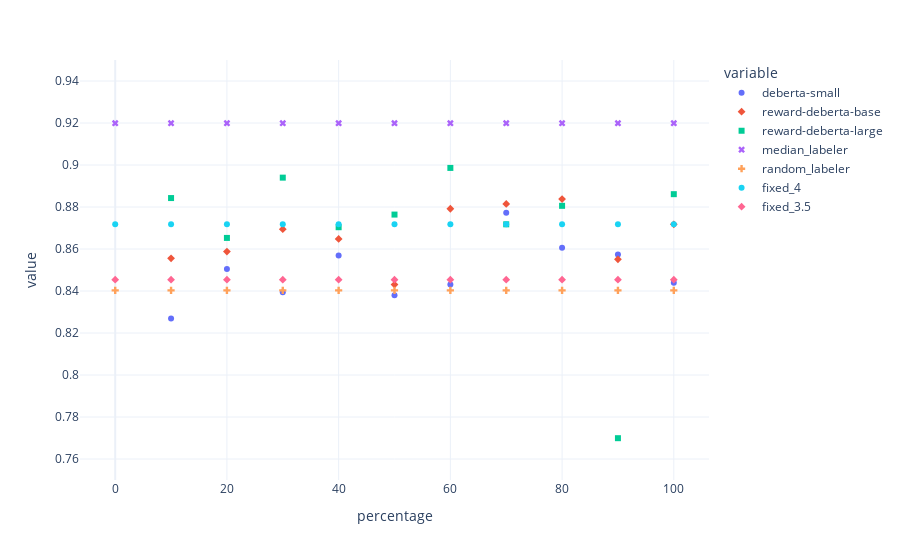

The code cell stored with this chart in its notebook:
### Code cell
anot_cols = dfs["RelevanceRating"]["train"].columns.to_list()
anot_cols = anot_cols.remove("percentage")
temp_melt_df = pd.melt(
    dfs["RelevanceRating"]["train"], id_vars=["percentage"], value_vars=anot_cols
)
print(temp_melt_df)
fig = px.scatter(
    temp_melt_df,
    x="percentage",
    y="value",
    color="variable",
    symbol="variable",
)
fig.update_layout(yaxis_range=[0.75, 0.95])
fig.show()

### Figure 1 — Plotly figure (JSON) as saved in the notebook; plotly's stock layout.template omitted (floating-point values rounded to 4 significant figures)
{"data": [{"hovertemplate": "variable=deberta-small<br>percentage=%{x}<br>value=%{y}<extra></extra>", "legendgroup": "deberta-small", "marker": {"color": "#636efa", "symbol": "circle"}, "mode": "markers", "name": "deberta-small", "orientation": "v", "showlegend": true, "type": "scatter", "x": [0, 10, 20, 30, 40, 50, 60, 70, 80, 90, 100], "xaxis": "x", "y": [0, 0.8269, 0.8505, 0.8394, 0.8569, 0.838, 0.8431, 0.8773, 0.8606, 0.8574, 0.844], "yaxis": "y"}, {"hovertemplate": "variable=reward-deberta-base<br>percentage=%{x}<br>value=%{y}<extra></extra>", "legendgroup": "reward-deberta-base", "marker": {"color": "#EF553B", "symbol": "diamond"}, "mode": "markers", "name": "reward-deberta-base", "orientation": "v", "showlegend": true, "type": "scatter", "x": [0, 10, 20, 30, 40, 50, 60, 70, 80, 90, 100], "xaxis": "x", "y": [0, 0.8556, 0.8588, 0.8694, 0.8648, 0.8431, 0.8792, 0.8815, 0.8838, 0.8551, 0.8718], "yaxis": "y"}, {"hovertemplate": "variable=reward-deberta-large<br>percentage=%{x}<br>value=%{y}<extra></extra>", "legendgroup": "reward-deberta-large", "marker": {"color": "#00cc96", "symbol": "square"}, "mode": "markers", "name": "reward-deberta-large", "orientation": "v", "showlegend": true, "type": "scatter", "x": [0, 10, 20, 30, 40, 50, 60, 70, 80, 90, 100], "xaxis": "x", "y": [0, 0.8843, 0.8653, 0.894, 0.8704, 0.8764, 0.8986, 0.8718, 0.8806, 0.7699, 0.8861], "yaxis": "y"}, {"hovertemplate": "variable=median_labeler<br>percentage=%{x}<br>value=%{y}<extra></extra>", "legendgroup": "median_labeler", "marker": {"color": "#ab63fa", "symbol": "x"}, "mode": "markers", "name": "median_labeler", "orientation": "v", "showlegend": true, "type": "scatter", "x": [0, 10, 20, 30, 40, 50, 60, 70, 80, 90, 100], "xaxis": "x", "y": [0.9199, 0.9199, 0.9199, 0.9199, 0.9199, 0.9199, 0.9199, 0.9199, 0.9199, 0.9199, 0.9199], "yaxis": "y"}, {"hovertemplate": "variable=random_labeler<br>percentage=%{x}<br>value=%{y}<extra></extra>", "legendgroup": "random_labeler", "marker": {"color": "#FFA15A", "symbol": "cross"}, "mode": "markers", "name": "random_labeler", "orientation": "v", "showlegend": true, "type": "scatter", "x": [0, 10, 20, 30, 40, 50, 60, 70, 80, 90, 100], "xaxis": "x", "y": [0.8403, 0.8403, 0.8403, 0.8403, 0.8403, 0.8403, 0.8403, 0.8403, 0.8403, 0.8403, 0.8403], "yaxis": "y"}, {"hovertemplate": "variable=fixed_4<br>percentage=%{x}<br>value=%{y}<extra></extra>", "legendgroup": "fixed_4", "marker": {"color": "#19d3f3", "symbol": "circle"}, "mode": "markers", "name": "fixed_4", "orientation": "v", "showlegend": true, "type": "scatter", "x": [0, 10, 20, 30, 40, 50, 60, 70, 80, 90, 100], "xaxis": "x", "y": [0.8718, 0.8718, 0.8718, 0.8718, 0.8718, 0.8718, 0.8718, 0.8718, 0.8718, 0.8718, 0.8718], "yaxis": "y"}, {"hovertemplate": "variable=fixed_3.5<br>percentage=%{x}<br>value=%{y}<extra></extra>", "legendgroup": "fixed_3.5", "marker": {"color": "#FF6692", "symbol": "diamond"}, "mode": "markers", "name": "fixed_3.5", "orientation": "v", "showlegend": true, "type": "scatter", "x": [0, 10, 20, 30, 40, 50, 60, 70, 80, 90, 100], "xaxis": "x", "y": [0.8454, 0.8454, 0.8454, 0.8454, 0.8454, 0.8454, 0.8454, 0.8454, 0.8454, 0.8454, 0.8454], "yaxis": "y"}], "layout": {"legend": {"title": {"text": "variable"}, "tracegroupgap": 0}, "margin": {"t": 60}, "xaxis": {"anchor": "y", "domain": [0, 1], "title": {"text": "percentage"}}, "yaxis": {"anchor": "x", "domain": [0, 1], "range": [0.75, 0.95], "title": {"text": "value"}}}}
